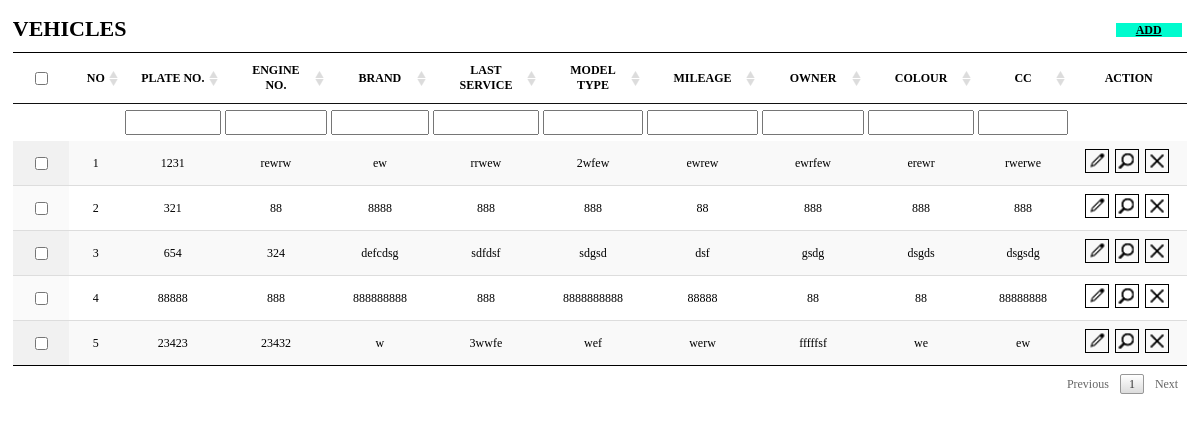
/module/vehicle/index.php, run on the app's committed database.
### tables this page shows
CREATE TABLE `vehicle` (
  `vehicle_id` int(11) NOT NULL,
  `plate_no` int(11) DEFAULT NULL,
  `engine_no` varchar(11) DEFAULT NULL,
  `brand` varchar(255) DEFAULT NULL,
  `last_service` varchar(255) DEFAULT NULL,
  `model_type` varchar(255) DEFAULT NULL,
  `mileage` varchar(255) DEFAULT NULL,
  `owner` varchar(255) DEFAULT NULL,
  `colour` varchar(255) DEFAULT NULL,
  `cc` varchar(255) DEFAULT NULL
);

### module/vehicle/index.php (the view, shortened to what this page needs)
<?php
include "../include/connect.php";
$query1 = $connect;
?>
<link rel="stylesheet" href="../include/css/css.css">
<link rel="stylesheet" type="text/css" href="../include/DataTables/datatables.min.css"/>
<main role="main" class="col-md-12 ml-sm-0 col-lg-12 pt-2 px-2" style="background-color: white;">
	<div class="row row2">
		<div class="col-12 title">
			<b>VEHICLES</b>
			<div style="float:right;">
				<a type="button" class="btn btn-green" href="mainIndex.php?page=add_vehicle">ADD</a>&nbsp;
			</div>
		</div>
		<div class="col-12">
			<table id="register" class="display" style="width:100%">
		        <thead>
		            <tr>
						<th style="width:2%;background-image:none !important;"><input type="checkbox" name="check[]" value="" id=""></th>
		                <th style="width:2%;">NO</th>
						<th>PLATE NO.</th>
		                <th>ENGINE NO.</th>
		                <th>BRAND</th>
		                <th>LAST SERVICE</th>
		                <th>MODEL TYPE</th>
		                <th>MILEAGE</th>
		                <th>OWNER</th>
						<th>COLOUR</th>
						<th>CC</th>
		               <th style="width:10%;background-image:none !important;">ACTION</th>
		            </tr>
		        </thead>
		        <tfoot>
		            <tr>
						<th></th>
		                <th></th>
						<th>PLATE NO.</th>
		                <th>ENGINE NO.</th>
		                <th>BRAND</th>
		                <th>LAST SERVICE</th>
		                <th>MODEL TYPE</th>
		                <th>MILEAGE</th>
		                <th>OWNER</th>
						<th>COLOUR</th>
						<th>CC</th>
		                <th></th>
		            </tr>
		        </tfoot>
		        <tbody>
					<?php
						$counter = '';
						$query2 = "SELECT * FROM vehicle";
						if($result2 = mysqli_query($query1,$query2)){
							while($row = mysqli_fetch_assoc($result2)){
								$counter++;
								echo '<tr>';
								echo '<th style="padding:0;background-image:none !important;"><input type="checkbox" name="check[]" value="" id=""></th>';
								echo '<td>'.$counter.'</td>';
								echo '<td>'.$row["plate_no"].'</td>';
								echo '<td>'.$row["engine_no"].'</td>';
								echo '<td>'.$row["brand"].'</td>';
								echo '<td>'.$row["last_service"].'</td>';
								echo '<td>'.$row["model_type"].'</td>';
								echo '<td>'.$row["mileage"].'</td>';
								echo '<td>'.$row["owner"].'</td>';
								echo '<td>'.$row["colour"].'</td>';
								echo '<td>'.$row["cc"].'</td>';
								echo '
									<td>
									<a href="mainIndex.php?page=edit_vehicle&value='.$row["vehicle_id"].'"><img class="actionbtn" src="../include/img/action/edit.png"></a>&nbsp;
										<a href="#"><img class="actionbtn" src="../include/img/action/search.png"></a>&nbsp;
										<a href="../module/add_vehicle/delete.php?value='.$row["vehicle_id"].'"><img class="actionbtn" src="../include/img/action/delete.png"></a>&nbsp;
									</td>
								';
								echo '</tr>';
							}
						}
					?>
		        </tbody>
		    </table>
		</div>
	</div>
</main>

### include/css/css.css (style rules this page uses)
tfoot { display: table-header-group; }
.actionbtn { border: 1px solid #000; width: 22px; height: 22px; }
.title { margin-bottom: 10px; font-size: 22px; }
[type=reset], [type=submit], button, html [type=button] { -webkit-appearance: unset; }
.btn-green { font-family: 'Century Gothic'; font-weight: bold; color: #000; background-color: #00fbce; border-radius: 0; font-size: 12px; height:25px; width: 173px; padding:0px 20px; line-height: 23px; vertical-align: middle; }

### module/vehicle/index.php (style rules this page uses)
.row2 { padding-left: 0.3rem; padding-right: 0.3rem; margin-top: 1rem; }
table { font-size: 12px; }
table.dataTable { border-collapse: collapse; border-top: 1px solid #000; border-bottom: 1px solid #000; }
table.dataTable tfoot th, table.dataTable tfoot td { padding: 6px 2px 6px 2px; }
table th, td { text-align: center; }

### data on the page
vehicle: plate_no "1231", engine_no "rewrw", brand "ew", last_service "rrwew", model_type "2wfew", mileage "ewrew", owner "ewrfew", colour "erewr", cc "rwerwe", $row["vehicle_id"] 5 (drawn)
vehicle: plate_no "321", engine_no "88", brand "8888", last_service "888", model_type "888", mileage "88", owner "888", colour "888", cc "888", $row["vehicle_id"] 6 (drawn)
vehicle: plate_no "654", engine_no "324", brand "defcdsg", last_service "sdfdsf", model_type "sdgsd", mileage "dsf", owner "gsdg", colour "dsgds", cc "dsgsdg", $row["vehicle_id"] 7 (drawn)
vehicle: plate_no "88888", engine_no "888", brand "888888888", last_service "888", model_type "8888888888", mileage "88888", owner "88", colour "88", cc "88888888", $row["vehicle_id"] 8 (drawn)
vehicle: plate_no "23423", engine_no "23432", brand "w", last_service "3wwfe", model_type "wef", mileage "werw", owner "fffffsf", colour "we", cc "ew", $row["vehicle_id"] 9 (drawn)
